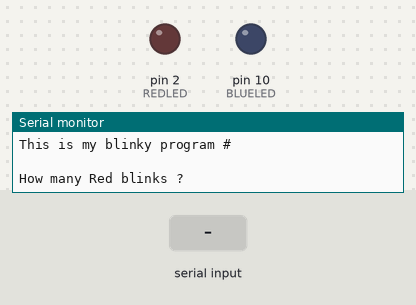
The sketch below on a simulated Arduino Uno, built with avr-gcc and run on an emulated ATmega328P. Parts: output pins drawn as LEDs (lit = HIGH), the last lines printed to the serial monitor. Inputs (shaded band) come from the test bench.

Above: at 0.8 s.
0.9 s: "90,45,200,10\n" received over Serial
At 2.1 s:
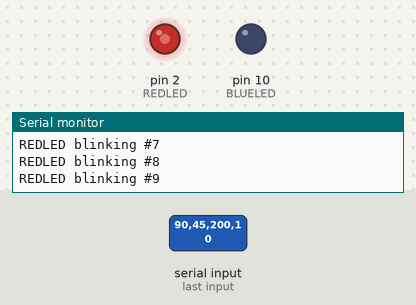
Timing chart, 0 to 9.9 s (numbered marks = the images above; inputs shaded):
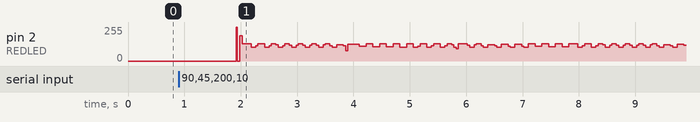

The sketch:

ADUINO_2.ino
```cpp
int BLUELED=10;
int REDLED=2;
int blinknu_BLUE;
int blinknu_RED;
int redon;
int redoff;
int blueon;
int blueoff;

void setup() {
  // put your setup code here, to run once:
  Serial.begin(9600);
  pinMode (BLUELED,OUTPUT);
  pinMode (REDLED,OUTPUT);
   Serial.println("This is my blinky program #");
   Serial.println(" ");

   Serial.println("How many Red blinks ?");
   while(Serial.available ()==0) {};
   blinknu_RED=Serial.parseInt();
   Serial.println("");


  Serial.println ("How long Red on?");
  while(Serial.available()==0) {};
  redon=Serial.parseInt();
  Serial.println(" ");


  Serial.println("How long Red off?");
  while(Serial.available()==0) {};
  redoff=Serial.parseInt();
  Serial.print(" s");

  Serial.println("How long Blue on?");
  while(Serial.available ()==0) {};
  blueon=Serial.parseInt();
  Serial.print(" ");

  Serial.println("How long blue off?");
  while(Serial.available ()==0) {};
  blueoff=Serial.parseInt();
  Serial.print(" ");


   }

void loop() {
  for (int f=1;f<=blinknu_BLUE;f=f+1){

    Serial.print("BLUELED blinking #");
    Serial.println(f);

     digitalWrite(BLUELED,HIGH);
     delay(redon);
     digitalWrite(BLUELED,LOW);
     delay(redoff);
     }

     Serial.println(" ");


  for (int i=1;i<=blinknu_RED;i=i+1){
   Serial.print("REDLED blinking #");
    Serial.println(i);


    digitalWrite(REDLED,HIGH);
    delay(blueon);
    digitalWrite(REDLED,LOW);
    delay(blueoff); }

    Serial.println(" ");


  }
  // put your main code here, to run repeatedly:
```
